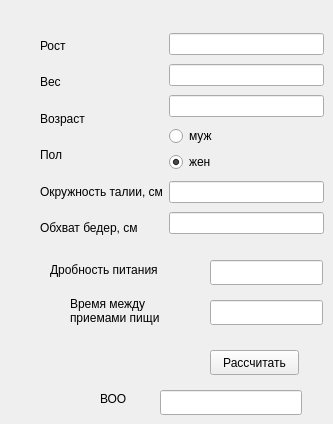
    <widget class="QWidget" name="tab">
     <attribute name="title">
      <string>Ввод данных</string>
     </attribute>
     <widget class="QPushButton" name="pushButton">
      <property name="geometry">
       <rect>
        <x>210</x>
        <y>350</y>
        <width>89</width>
        <height>25</height>
       </rect>
      </property>
      <property name="text">
       <string>Рассчитать</string>
      </property>
     </widget>
     <widget class="QWidget" name="layoutWidget">
      <property name="geometry">
       <rect>
        <x>40</x>
        <y>30</y>
        <width>284</width>
        <height>213</height>
       </rect>
      </property>
      <layout class="QHBoxLayout" name="horizontalLayout">
       <item>
        <layout class="QVBoxLayout" name="verticalLayout">
         <item>
          <widget class="QLabel" name="label">
           <property name="text">
            <string>Рост</string>
           </property>
          </widget>
         </item>
         <item>
          <widget class="QLabel" name="label_2">
           <property name="text">
            <string>Вес</string>
           </property>
          </widget>
         </item>
         <item>
          <widget class="QLabel" name="label_3">
           <property name="text">
            <string>Возраст</string>
           </property>
          </widget>
         </item>
         <item>
          <widget class="QLabel" name="label_4">
           <property name="text">
            <string>Пол</string>
           </property>
          </widget>
         </item>
         <item>
          <widget class="QLabel" name="label_5">
           <property name="text">
            <string>Окружность талии, см</string>
           </property>
          </widget>
         </item>
         <item>
          <widget class="QLabel" name="label_6">
           <property name="text">
            <string>Обхват бедер, см</string>
           </property>
          </widget>
         </item>
        </layout>
       </item>
       <item>
        <layout class="QVBoxLayout" name="verticalLayout_4">
         <item>
          <widget class="QLineEdit" name="rost"/>
         </item>
         <item>
          <widget class="QLineEdit" name="ves"/>
         </item>
         <item>
          <widget class="QLineEdit" name="vozrast"/>
         </item>
         <item>
          <layout class="QVBoxLayout" name="verticalLayout_3">
           <item>
            <widget class="QRadioButton" name="muz">
             <property name="text">
              <string>муж</string>
             </property>
             <property name="checkable">
              <bool>true</bool>
             </property>
            </widget>
           </item>
           <item>
            <widget class="QRadioButton" name="zen">
             <property name="text">
              <string>жен</string>
             </property>
             <property name="checked">
              <bool>true</bool>
             </property>
            </widget>
           </item>
          </layout>
         </item>
         <item>
          <widget class="QLineEdit" name="taliya"/>
         </item>
         <item>
          <widget class="QLineEdit" name="bedra"/>
         </item>
        </layout>
       </item>
      </layout>
     </widget>
     <widget class="QLineEdit" name="lineEdit">
      <property name="geometry">
       <rect>
        <x>210</x>
        <y>260</y>
        <width>113</width>
        <height>25</height>
       </rect>
      </property>
     </widget>
     <widget class="QLineEdit" name="lineEdit_2">
      <property name="geometry">
       <rect>
        <x>210</x>
        <y>300</y>
        <width>113</width>
        <height>25</height>
       </rect>
      </property>
     </widget>
     <widget class="QLabel" name="label_27">
      <property name="geometry">
       <rect>
        <x>50</x>
        <y>260</y>
        <width>151</width>
        <height>20</height>
       </rect>
      </property>
      <property name="text">
       <string>Дробность питания</string>
      </property>
     </widget>
     <widget class="QLabel" name="label_28">
      <property name="geometry">
       <rect>
        <x>70</x>
        <y>290</y>
        <width>121</width>
        <height>41</height>
       </rect>
      </property>
      <property name="text">
       <string>Время между приемами пищи</string>
      </property>
      <property name="wordWrap">
       <bool>true</bool>
      </property>
     </widget>
     <widget class="QLineEdit" name="voo">
      <property name="geometry">
       <rect>
        <x>160</x>
        <y>390</y>
        <width>142</width>
        <height>25</height>
       </rect>
      </property>
     </widget>
     <widget class="QLabel" name="label_9">
      <property name="geometry">
       <rect>
        <x>100</x>
        <y>390</y>
        <width>33</width>
        <height>17</height>
       </rect>
      </property>
      <property name="text">
       <string>ВОО</string>
      </property>
     </widget>
    </widget>
